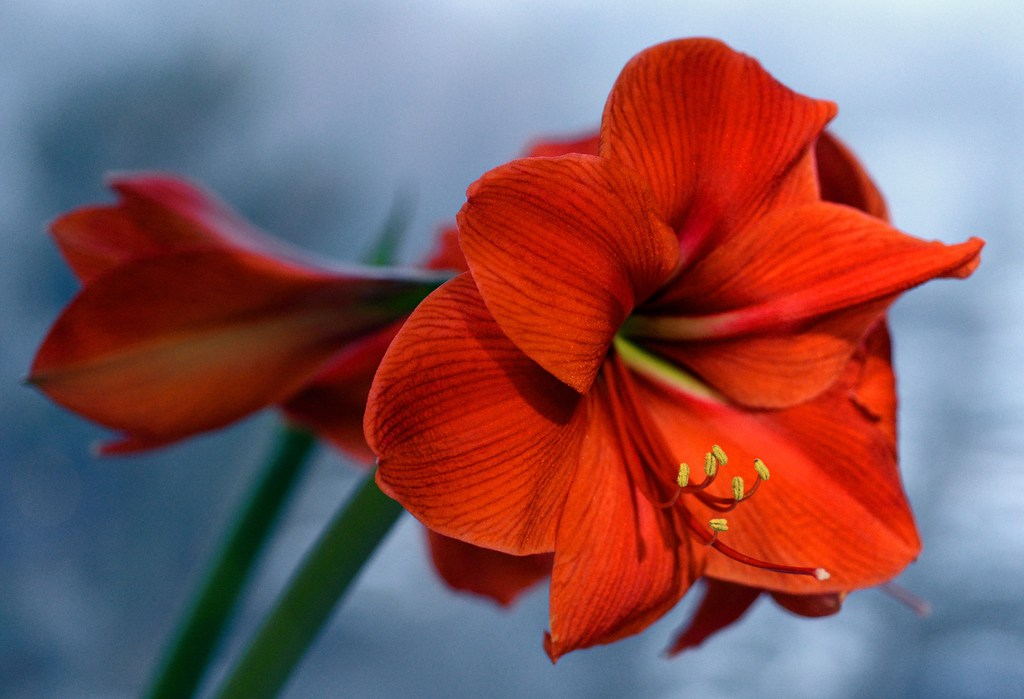
#> input picture CISC 442 Programs/Homework 6/flower.jpg, 1024 x 699 px
$ python main.py
#> lines starting #> are read from the running program, lines starting #| are printed output that depends on the picture; after the words box and inside, x2 and y2 are one past the last pixel; in counts of white or black regions, pixels touching at a corner belong together
# Sohan Gadiraju
# Homework 6

import cv2
import numpy as np
from matplotlib import pyplot as plt

flower = cv2.imread("flower.jpg")
#> flower is the input picture: shape (699, 1024, 3); mean B, G, R 95.1, 90.1, 132.9
flower = cv2.resize(flower,(600,600))
#> flower: shape (600, 600, 3)

def getEdge(img):
    edges = cv2.Canny(img,100,200)
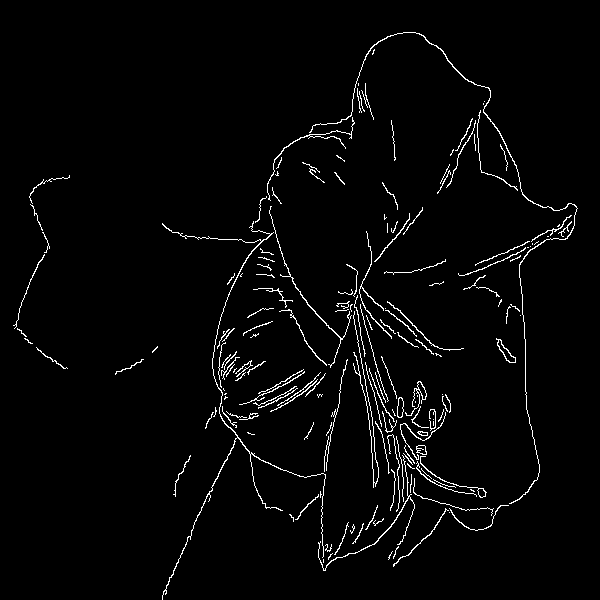
#> edges: shape (600, 600); 2.6% white in thin lines or dots, all inside (x1, y1, x2, y2) = (13, 32, 578, 600)
    return edges

def getCorner(img):
    grayscale = cv2.cvtColor(img, cv2.COLOR_BGR2GRAY)

    grayscale = np.float32(grayscale)
    corners = cv2.cornerHarris(grayscale, 2, 5, 0.07)

    corners = cv2.dilate(corners, None)
    img[corners > 0.01 * corners.max()]=[255, 0, 0]
#> img: shape (600, 600, 3); mean B, G, R 95.7, 89.8, 132.2

    return img

def rotate(image, angle):
#> called with angle = 45
    center = tuple(np.array(image.shape[1::-1]) / 2)
#> center = (300, 300)
    rot_matrix = cv2.getRotationMatrix2D(center, angle, 1.0)
    result = cv2.warpAffine(image, rot_matrix, image.shape[1::-1], flags=cv2.INTER_LINEAR)
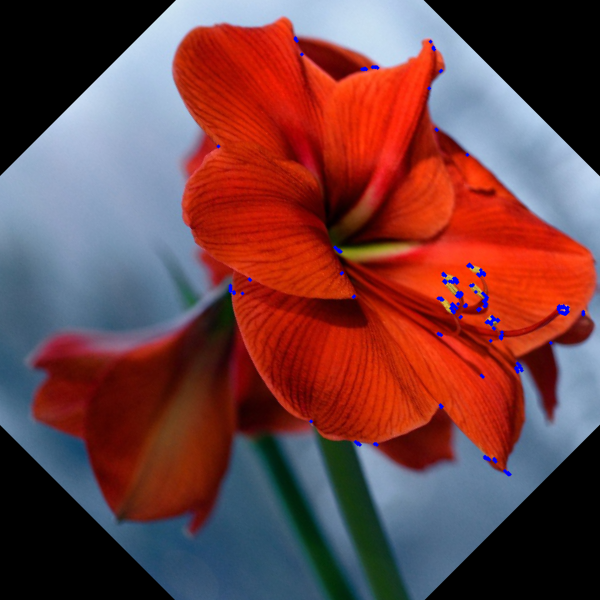
#> result: shape (600, 600, 3); mean B, G, R 66.7, 65.1, 112.4
    return result

# 1: Run an in-built edge detector and a corner detector, produce 2 output images ( i) image with edges, ii) image with corners)

# 1a
orgEdges = getEdge(flower)
cv2.imshow('Flower with Edges', orgEdges)

# 1b
orgCorners = getCorner(flower)
cv2.imshow('Flower with Corners', orgCorners)


# 2: Rotate the original image by 45-degrees and perform (1)
flowerRotated = rotate(flower, 45)

# 2a
rotEdges = getEdge(flowerRotated)
#> in getEdge (call 2), `edges = cv2.Canny(img,100,200)`: edges: shape (600, 600); 2.7% white in thin lines or dots
cv2.imshow('Rotated Flower with Edges', rotEdges)
# 2b
rotCorners = getCorner(flowerRotated)
#> in getCorner (call 2), `img[corners > 0.01 * corners.max()]=[255, 0, 0]`: img: shape (600, 600, 3); 0.34% of pixels changed, all inside (x1, y1, x2, y2) = (0, 0, 600, 600)
cv2.imshow('Rotated Flower with Corners', rotCorners)


# 3: Scale the original image by 1.5 in both the x and y-directions and perform (1)
resized = cv2.resize(flower, (0,0), fx=1.5, fy=1.5)

# 3a
resizedEdges = getEdge(resized)
#> in getEdge (call 3), `edges = cv2.Canny(img,100,200)`: edges: shape (900, 900); 0.93% white in thin lines or dots, all inside (x1, y1, x2, y2) = (21, 48, 866, 860)
cv2.imshow('Resized Flower with Edges', resizedEdges)

# 3b
resizedCorners = getCorner(resized)
#> in getCorner (call 3), `img[corners > 0.01 * corners.max()]=[255, 0, 0]`:
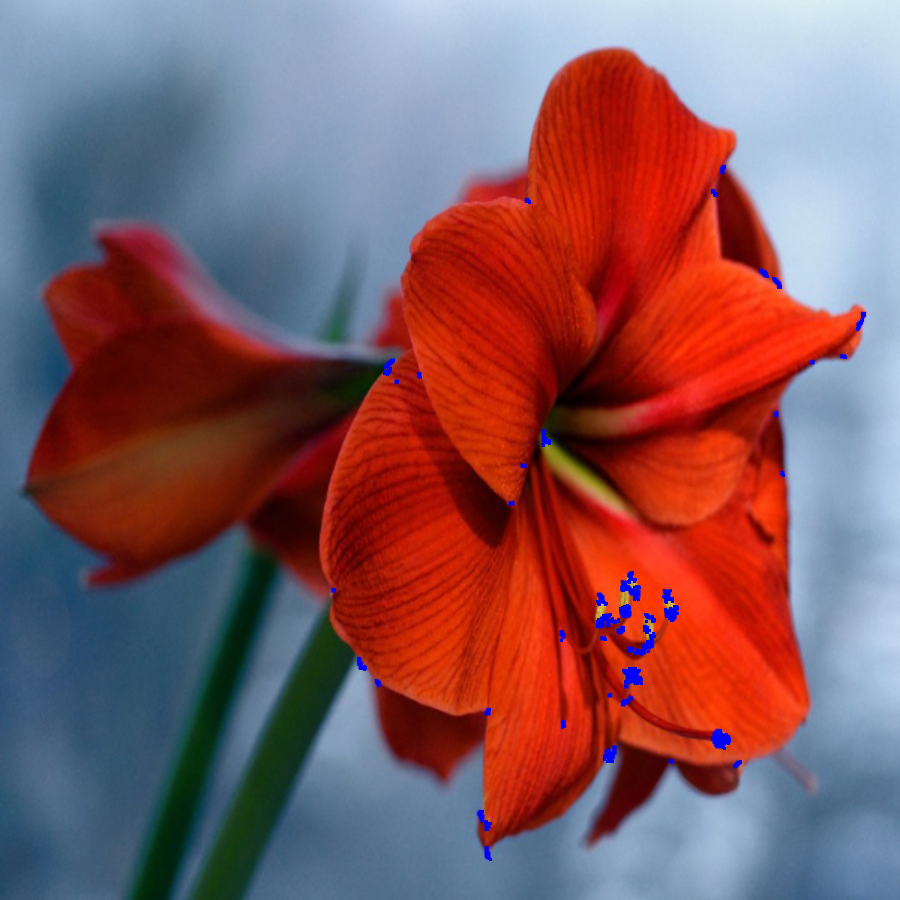
#> img: shape (900, 900, 3); mean B, G, R 95.9, 89.6, 131.9
cv2.imshow('Resized Flower with Corners', resizedCorners)


# 4: Shear the original image in the x-direction by 1.3 and perform (1)
rows, cols, dim = flower.shape
#> rows = 600; cols = 600; dim = 3
M = np.float32([[1, 0.5, 0],
                [0, 1, 0],
                [0 , 0, 1]])
shearedX = cv2.warpPerspective(flower,M,(int(cols*1.3), int(rows*1.3)))

shearedEdgesX = getEdge(shearedX)
#> in getEdge (call 4), `edges = cv2.Canny(img,100,200)`: edges: shape (780, 780); 2% white in thin lines or dots, all inside (x1, y1, x2, y2) = (0, 0, 780, 601)
cv2.imshow('Sheared Flower with Edges in X Direction', shearedEdgesX)

shearedCornersX = getCorner(shearedX)
#> in getCorner (call 4), `grayscale = cv2.cvtColor(img, cv2.COLOR_BGR2GRAY)`:
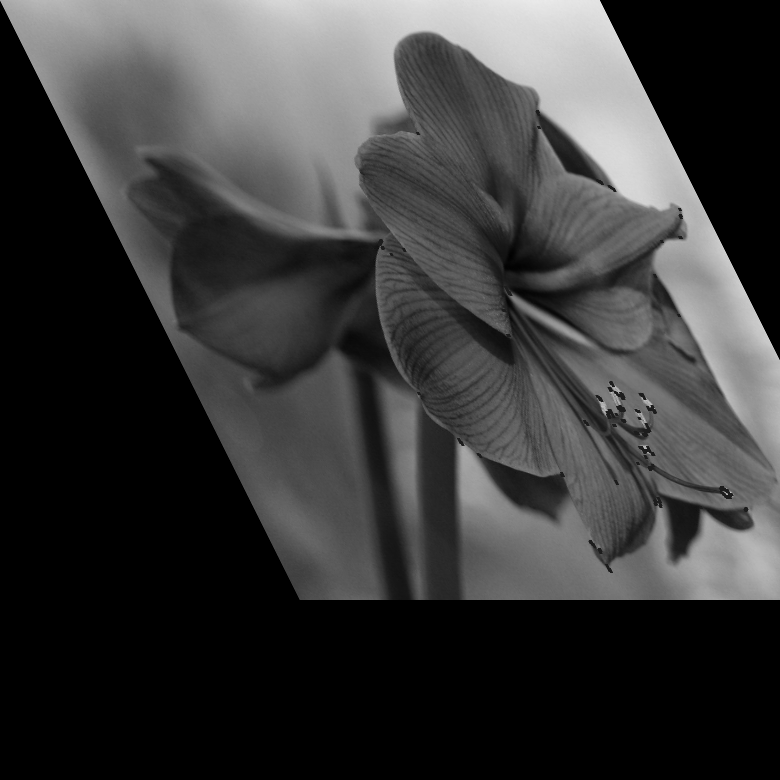
#> grayscale: shape (780, 780); min 0, max 235, mean 57.9
#> in getCorner (call 4), `corners = cv2.dilate(corners, None)`:
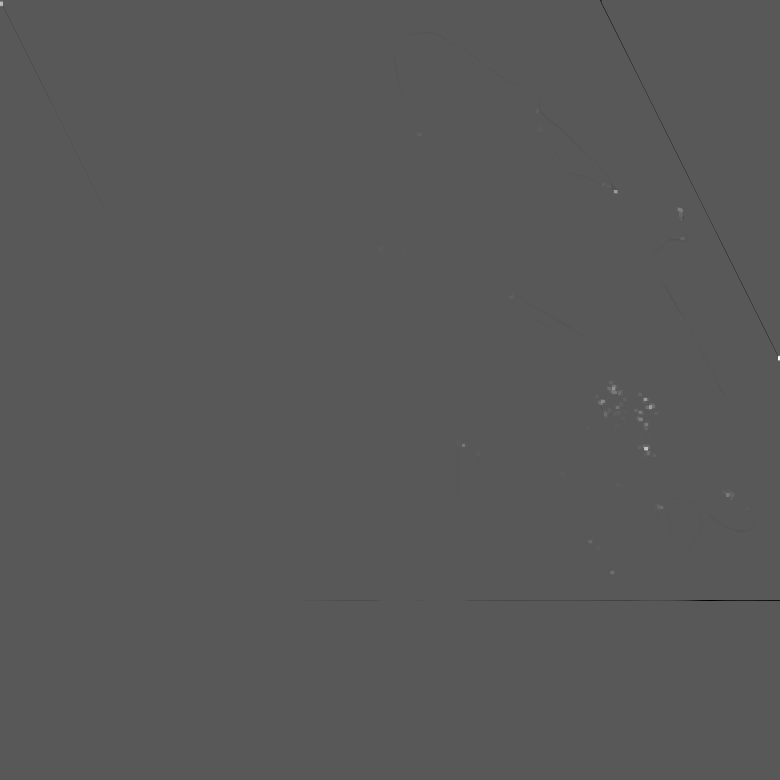
#> corners: shape (780, 780) float32; min -1.2e+09, max 2.26e+09, mean -176052.8; drawn with min black and max white
#> in getCorner (call 4), `img[corners > 0.01 * corners.max()]=[255, 0, 0]`: img: shape (780, 780, 3); mean B, G, R 52.9, 49.7, 75.4
cv2.imshow('Sheared Flower with Corners in X Direction', shearedCornersX)


# 5: Shear the original image in the y-direction by 1.3 and perform (1)
M = np.float32([[1, 0, 0],
                [0.5, 1, 0],
                [0 , 0, 1]])
shearedY = cv2.warpPerspective(flower,M,(int(cols*1.3), int(rows*1.3)))
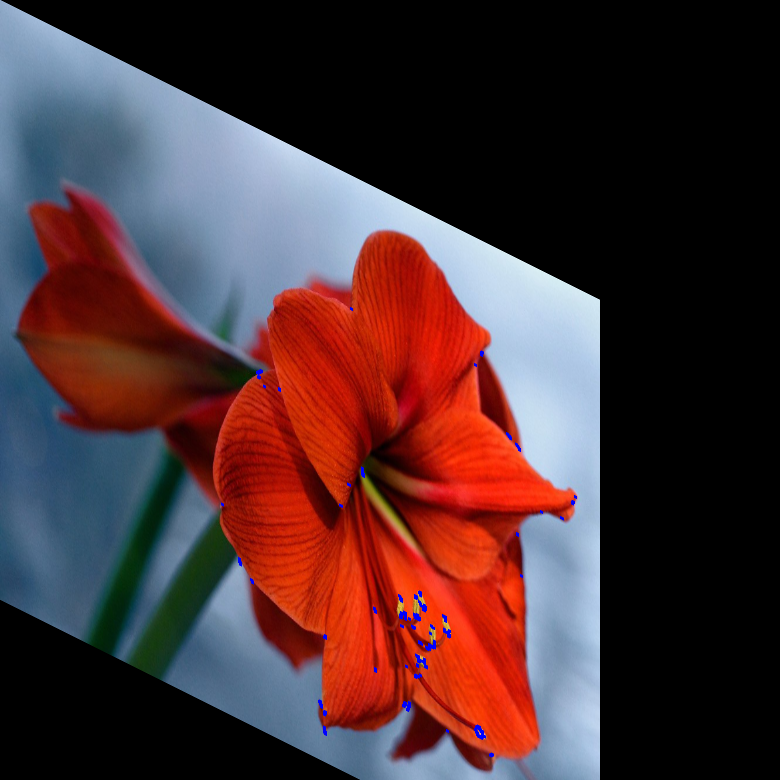
#> shearedY: shape (780, 780, 3); mean B, G, R 52.8, 50, 75.7

shearedEdgesY = getEdge(shearedY)
#> in getEdge (call 5), `edges = cv2.Canny(img,100,200)`: edges: shape (780, 780); 1.9% white in thin lines or dots, all inside (x1, y1, x2, y2) = (0, 0, 601, 780)
cv2.imshow('Sheared Flower with Edges in Y Direction', shearedEdgesY)

shearedCornersY = getCorner(shearedX)
#> in getCorner (call 5), `img[corners > 0.01 * corners.max()]=[255, 0, 0]`:
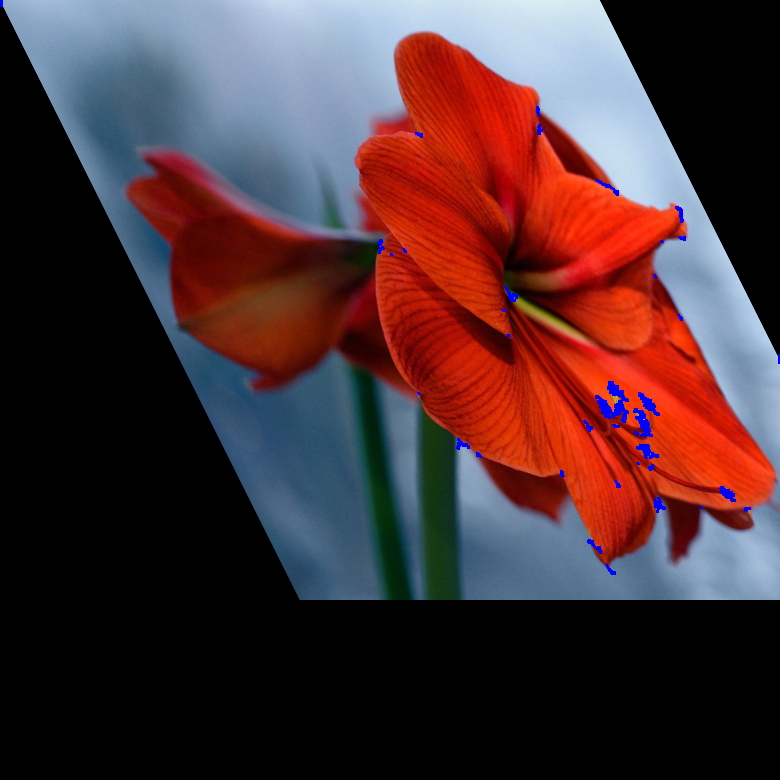
#> img: shape (780, 780, 3); mean B, G, R 53.1, 49.7, 75.2
cv2.imshow('Sheared Flower with Corners in Y Direction', shearedCornersY)


while(1):
    k = cv2.waitKey(20) & 0xFF
#> (key q is pressed here)
    if k == 27:
        break
    elif k == ord('q'):
        break
if flower is None:
    print("File does not exit\n")
